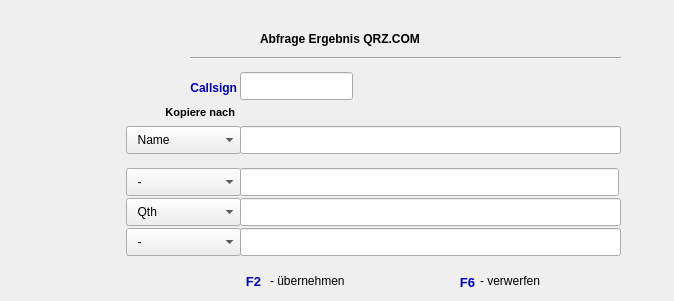
      <widget class="QWidget" name="tab_4">
       <attribute name="title">
        <string>Qrz.com</string>
       </attribute>
       <widget class="QLineEdit" name="lineEditQrz_1">
        <property name="geometry">
         <rect>
          <x>240</x>
          <y>126</y>
          <width>381</width>
          <height>28</height>
         </rect>
        </property>
       </widget>
       <widget class="QLineEdit" name="lineEditQrz_3">
        <property name="geometry">
         <rect>
          <x>240</x>
          <y>198</y>
          <width>381</width>
          <height>28</height>
         </rect>
        </property>
       </widget>
       <widget class="QLineEdit" name="lineEditQrz_4">
        <property name="geometry">
         <rect>
          <x>240</x>
          <y>228</y>
          <width>381</width>
          <height>28</height>
         </rect>
        </property>
       </widget>
       <widget class="QLabel" name="label_37">
        <property name="geometry">
         <rect>
          <x>480</x>
          <y>272</y>
          <width>121</width>
          <height>18</height>
         </rect>
        </property>
        <property name="text">
         <string>- verwerfen</string>
        </property>
       </widget>
       <widget class="QLabel" name="label_38">
        <property name="geometry">
         <rect>
          <x>220</x>
          <y>272</y>
          <width>41</width>
          <height>18</height>
         </rect>
        </property>
        <property name="palette">
         <palette>
          <active>
           <colorrole role="WindowText">
            <brush brushstyle="SolidPattern">
             <color alpha="255">
              <red>0</red>
              <green>0</green>
              <blue>192</blue>
             </color>
            </brush>
           </colorrole>
          </active>
          <inactive>
           <colorrole role="WindowText">
            <brush brushstyle="SolidPattern">
             <color alpha="255">
              <red>0</red>
              <green>0</green>
              <blue>192</blue>
             </color>
            </brush>
           </colorrole>
          </inactive>
          <disabled>
           <colorrole role="WindowText">
            <brush brushstyle="SolidPattern">
             <color alpha="255">
              <red>146</red>
              <green>145</green>
              <blue>144</blue>
             </color>
            </brush>
           </colorrole>
          </disabled>
         </palette>
        </property>
        <property name="font">
         <font>
          <pointsize>10</pointsize>
          <weight>75</weight>
          <bold>true</bold>
         </font>
        </property>
        <property name="text">
         <string>F2</string>
        </property>
        <property name="alignment">
         <set>Qt::AlignRight|Qt::AlignTrailing|Qt::AlignVCenter</set>
        </property>
       </widget>
       <widget class="QLabel" name="label_59">
        <property name="geometry">
         <rect>
          <x>260</x>
          <y>30</y>
          <width>331</width>
          <height>18</height>
         </rect>
        </property>
        <property name="font">
         <font>
          <weight>75</weight>
          <bold>true</bold>
         </font>
        </property>
        <property name="text">
         <string>Abfrage Ergebnis QRZ.COM </string>
        </property>
       </widget>
       <widget class="QComboBox" name="qBox_1">
        <property name="geometry">
         <rect>
          <x>126</x>
          <y>126</y>
          <width>115</width>
          <height>28</height>
         </rect>
        </property>
        <property name="focusPolicy">
         <enum>Qt::NoFocus</enum>
        </property>
        <item>
         <property name="text">
          <string>  Name</string>
         </property>
        </item>
        <item>
         <property name="text">
          <string>  Notiz</string>
         </property>
        </item>
        <item>
         <property name="text">
          <string>Kommentar</string>
         </property>
        </item>
       </widget>
       <widget class="QComboBox" name="qBox_3">
        <property name="geometry">
         <rect>
          <x>126</x>
          <y>198</y>
          <width>115</width>
          <height>28</height>
         </rect>
        </property>
        <property name="focusPolicy">
         <enum>Qt::NoFocus</enum>
        </property>
        <item>
         <property name="text">
          <string>  Qth</string>
         </property>
        </item>
        <item>
         <property name="text">
          <string>  - </string>
         </property>
        </item>
        <item>
         <property name="text">
          <string>  QslMgr</string>
         </property>
        </item>
        <item>
         <property name="text">
          <string>Kommentar</string>
         </property>
        </item>
        <item>
         <property name="text">
          <string>  Notiz</string>
         </property>
        </item>
       </widget>
       <widget class="QComboBox" name="qBox_4">
        <property name="geometry">
         <rect>
          <x>126</x>
          <y>228</y>
          <width>115</width>
          <height>28</height>
         </rect>
        </property>
        <property name="focusPolicy">
         <enum>Qt::NoFocus</enum>
        </property>
        <item>
         <property name="text">
          <string>  -</string>
         </property>
        </item>
        <item>
         <property name="text">
          <string>Kommentar</string>
         </property>
        </item>
        <item>
         <property name="text">
          <string>  QslMgr</string>
         </property>
        </item>
        <item>
         <property name="text">
          <string>  Notiz</string>
         </property>
        </item>
       </widget>
       <widget class="QLabel" name="labelError">
        <property name="geometry">
         <rect>
          <x>368</x>
          <y>76</y>
          <width>297</width>
          <height>18</height>
         </rect>
        </property>
        <property name="palette">
         <palette>
          <active>
           <colorrole role="WindowText">
            <brush brushstyle="SolidPattern">
             <color alpha="255">
              <red>192</red>
              <green>0</green>
              <blue>0</blue>
             </color>
            </brush>
           </colorrole>
          </active>
          <inactive>
           <colorrole role="WindowText">
            <brush brushstyle="SolidPattern">
             <color alpha="255">
              <red>192</red>
              <green>0</green>
              <blue>0</blue>
             </color>
            </brush>
           </colorrole>
          </inactive>
          <disabled>
           <colorrole role="WindowText">
            <brush brushstyle="SolidPattern">
             <color alpha="255">
              <red>146</red>
              <green>145</green>
              <blue>144</blue>
             </color>
            </brush>
           </colorrole>
          </disabled>
         </palette>
        </property>
        <property name="font">
         <font>
          <pointsize>10</pointsize>
          <weight>75</weight>
          <bold>true</bold>
         </font>
        </property>
        <property name="text">
         <string/>
        </property>
       </widget>
       <widget class="QLabel" name="label_62">
        <property name="geometry">
         <rect>
          <x>96</x>
          <y>102</y>
          <width>139</width>
          <height>21</height>
         </rect>
        </property>
        <property name="font">
         <font>
          <pointsize>8</pointsize>
          <weight>75</weight>
          <bold>true</bold>
         </font>
        </property>
        <property name="text">
         <string>Kopiere nach</string>
        </property>
        <property name="alignment">
         <set>Qt::AlignRight|Qt::AlignTrailing|Qt::AlignVCenter</set>
        </property>
       </widget>
       <widget class="Line" name="line_4">
        <property name="geometry">
         <rect>
          <x>190</x>
          <y>48</y>
          <width>431</width>
          <height>20</height>
         </rect>
        </property>
        <property name="orientation">
         <enum>Qt::Horizontal</enum>
        </property>
       </widget>
       <widget class="QLabel" name="label_63">
        <property name="geometry">
         <rect>
          <x>424</x>
          <y>272</y>
          <width>51</width>
          <height>20</height>
         </rect>
        </property>
        <property name="palette">
         <palette>
          <active>
           <colorrole role="WindowText">
            <brush brushstyle="SolidPattern">
             <color alpha="255">
              <red>0</red>
              <green>0</green>
              <blue>192</blue>
             </color>
            </brush>
           </colorrole>
          </active>
          <inactive>
           <colorrole role="WindowText">
            <brush brushstyle="SolidPattern">
             <color alpha="255">
              <red>0</red>
              <green>0</green>
              <blue>192</blue>
             </color>
            </brush>
           </colorrole>
          </inactive>
          <disabled>
           <colorrole role="WindowText">
            <brush brushstyle="SolidPattern">
             <color alpha="255">
              <red>146</red>
              <green>145</green>
              <blue>144</blue>
             </color>
            </brush>
           </colorrole>
          </disabled>
         </palette>
        </property>
        <property name="font">
         <font>
          <pointsize>10</pointsize>
          <weight>75</weight>
          <bold>true</bold>
         </font>
        </property>
        <property name="text">
         <string>F6</string>
        </property>
        <property name="alignment">
         <set>Qt::AlignRight|Qt::AlignTrailing|Qt::AlignVCenter</set>
        </property>
       </widget>
       <widget class="QLabel" name="label_64">
        <property name="geometry">
         <rect>
          <x>270</x>
          <y>272</y>
          <width>127</width>
          <height>18</height>
         </rect>
        </property>
        <property name="text">
         <string>- übernehmen</string>
        </property>
       </widget>
       <widget class="QLabel" name="label_65">
        <property name="geometry">
         <rect>
          <x>126</x>
          <y>72</y>
          <width>111</width>
          <height>31</height>
         </rect>
        </property>
        <property name="palette">
         <palette>
          <active>
           <colorrole role="WindowText">
            <brush brushstyle="SolidPattern">
             <color alpha="255">
              <red>0</red>
              <green>0</green>
              <blue>192</blue>
             </color>
            </brush>
           </colorrole>
          </active>
          <inactive>
           <colorrole role="WindowText">
            <brush brushstyle="SolidPattern">
             <color alpha="255">
              <red>0</red>
              <green>0</green>
              <blue>192</blue>
             </color>
            </brush>
           </colorrole>
          </inactive>
          <disabled>
           <colorrole role="WindowText">
            <brush brushstyle="SolidPattern">
             <color alpha="255">
              <red>146</red>
              <green>145</green>
              <blue>144</blue>
             </color>
            </brush>
           </colorrole>
          </disabled>
         </palette>
        </property>
        <property name="font">
         <font>
          <weight>75</weight>
          <bold>true</bold>
         </font>
        </property>
        <property name="text">
         <string>Callsign</string>
        </property>
        <property name="alignment">
         <set>Qt::AlignRight|Qt::AlignTrailing|Qt::AlignVCenter</set>
        </property>
       </widget>
       <widget class="QLineEdit" name="lineEditQrzCall">
        <property name="geometry">
         <rect>
          <x>240</x>
          <y>72</y>
          <width>113</width>
          <height>28</height>
         </rect>
        </property>
        <property name="focusPolicy">
         <enum>Qt::NoFocus</enum>
        </property>
       </widget>
       <widget class="QLineEdit" name="lineEditQrz_2">
        <property name="geometry">
         <rect>
          <x>240</x>
          <y>168</y>
          <width>379</width>
          <height>28</height>
         </rect>
        </property>
       </widget>
       <widget class="QComboBox" name="qBox_2">
        <property name="geometry">
         <rect>
          <x>126</x>
          <y>168</y>
          <width>115</width>
          <height>28</height>
         </rect>
        </property>
        <property name="focusPolicy">
         <enum>Qt::NoFocus</enum>
        </property>
        <item>
         <property name="text">
          <string>  -</string>
         </property>
        </item>
        <item>
         <property name="text">
          <string>  Notiz</string>
         </property>
        </item>
        <item>
         <property name="text">
          <string>Kommentar</string>
         </property>
        </item>
        <item>
         <property name="text">
          <string>  QslMgr</string>
         </property>
        </item>
       </widget>
      </widget>
